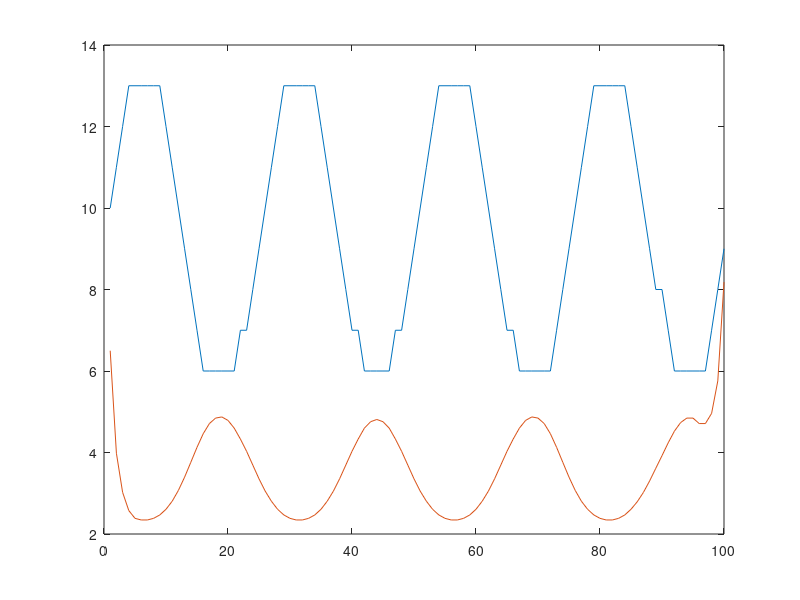

Reproduce this figure in MATLAB.
T = 100;
w = 5;
n = 30;
db(1:T) = floor(4*sin ((1:T)./4)) + 10;

axis([1 T 0 max(db)]);

k = sum(db);

total = 0;
belong(1:k) = 0;
t=0;

for i = 1: k
    if i > total
        total = total + db(t+1);
        t = t+1;
    end
    belong(i)=t;
end

sumPrSample(1:k) = 0;

for i = 1: k
    for t1 = (belong(i) - w + 1: belong(i))
        lsum = 0;
        for t = t1:t1+w-1
            if(t>=1 && t <=T)
                lsum = lsum + db(t);
            end
        end
        sumPrSample(i) = sumPrSample(i) + n / lsum;
    end
end

framePrSample(1:T) = 0;

for i = 1 : k
    framePrSample(belong(i)) = framePrSample(belong(i)) + sumPrSample(i); 
end

for i = 1: T
    framePrSample(i) = framePrSample(i) / db(i);
end

plot(db);hold on;
plot(framePrSample);